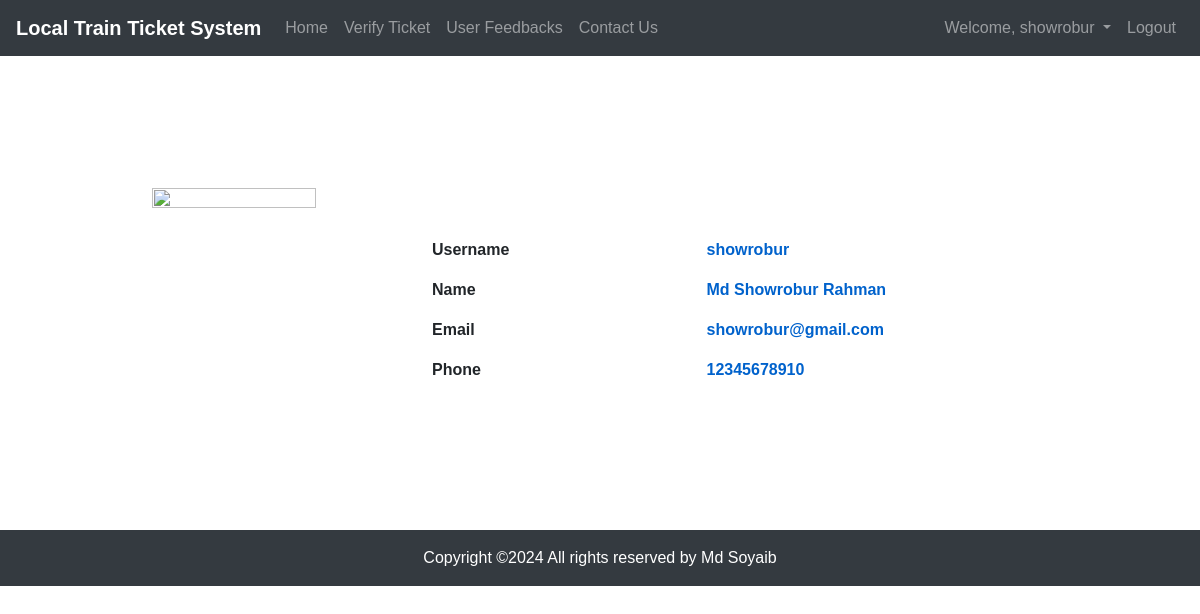
The app's page /profile (signed in) with its own data.
### app/models.py (models this page shows, shortened)
class CustomUser(AbstractUser):
    email = models.EmailField(max_length=100, blank=True, unique=True, null=True)
    phone = models.CharField(verbose_name=_("Mobile phone"), max_length=14, blank=True, null=True, unique=True)
    photo = models.ImageField(verbose_name=_("Photo"), upload_to='users/', blank=True, null=True)
    created_at = models.DateTimeField(auto_now_add=True, blank=True, null=True)
    updated_at = models.DateTimeField(auto_now=True, blank=True, null=True)

### app/views.py (the view)
# urls.py: path('profile', Profile.as_view(), name="profile"),
class Profile(View):
    def get(self, request):
        user = request.user
        if user.is_authenticated:
            return render(request, 'profile.html')
        else:
            return redirect('login')

### templates/profile.html (shortened to what this page needs)
{% extends 'base.html' %}
{% block content %}
    {% if user.is_authenticated %}
        <div class="container emp-profile">
            <form method="post">
                <div class="row">
                    <div class="col-md-4">
                        <div class="profile-img">
                            <img src="https://www.nicepng.com/png/detail/72-729987_big-image-user-clipart-png.png"
                                 alt=""/>
                        </div>
                    </div>
                    <div class="col-md-6" style="padding-top:50px;">
                        <div class="tab-content profile-tab" id="myTabContent">
                            <div class="tab-pane fade show active" id="home" role="tabpanel" aria-labelledby="home-tab">
                                <div class="row">
                                    <div class="col-md-6">
                                        <label>Username</label>
                                    </div>
                                    <div class="col-md-6">
                                        <p>{{ user.username }}</p>
                                    </div>
                                </div>
                                <div class="row">
                                    <div class="col-md-6">
                                        <label>Name</label>
                                    </div>
                                    <div class="col-md-6">
                                        <p>{{ user.first_name }} {{ user.last_name }}</p>
                                    </div>
                                </div>
                                <div class="row">
                                    <div class="col-md-6">
                                        <label>Email</label>
                                    </div>
                                    <div class="col-md-6">
                                        <p>{{ user.email }}</p>
                                    </div>
                                </div>
                                <div class="row">
                                    <div class="col-md-6">
                                        <label>Phone</label>
                                    </div>
                                    <div class="col-md-6">
                                        <p>{{ user.phone }}</p>
                                    </div>
                                </div>
                            </div>
                        </div>
                    </div>
                </div>
            </form>
        </div>
    {% endif %}
{% endblock content %}

### templates/base.html (shortened to what this page needs)
<!DOCTYPE html>
<html lang="en">
<head>
    <link rel="stylesheet" href="/static/css/bootstrap.min.css" type="text/css">
    <link rel="stylesheet" href="/static/css/style.css" type="text/css">
    <link rel="stylesheet" href="https://cdnjs.cloudflare.com/ajax/libs/font-awesome/6.0.0/css/all.min.css" type="text/css">
</head>
<body>
<nav class="navbar navbar-expand-lg navbar-dark bg-dark">
    <a class="navbar-brand" href="{% url 'home' %}"><b>Local Train Ticket System</b></a>
    <div class="collapse navbar-collapse" id="navbarSupportedContent">
        <ul class="navbar-nav mr-auto">
            {% url 'home' as url %}
            <li class="{% if request.path == url %}active{% endif %}">
                <a class="nav-link" href="{% url 'home' %}">Home <span class="sr-only">(current)</span></a>
            </li>
            {% url 'verify_ticket' as url %}
            <li class="{% if request.path == url %}active{% endif %}">
                <a class="nav-link" href="{% url 'verify_ticket' %}">Verify Ticket<span class="sr-only"></a>
            </li>
            {% url 'feedback' as url %}
            <li class="{% if request.path == url %}active{% endif %}">
                <a class="nav-link" href="{% url 'feedback' %}">User Feedbacks</a>
            </li>
            {% url 'contact' as url %}
            <li class="{% if request.path == url %}active{% endif %}">
                <a class="nav-link" href="{% url 'contact' %}">Contact Us</a>
            </li>
        </ul>
        <ul class="navbar-nav">
            {% if user.is_authenticated %}
            <li class="nav-item dropdown">
                <a class="nav-link dropdown-toggle" href="#" id="navbarDropdown" role="button" data-toggle="dropdown"
                   aria-haspopup="true" aria-expanded="false">
                    Welcome, {{user.username}}
                </a>
            </li>
            <li class="nav-item">
                <a class="nav-link" href="{% url 'logout' %}">Logout</a>
            </li>
            {% endif %}
        </ul>
    </div>
</nav>
{% block content %}
{% endblock content %}
<footer class="bg-light text-center text-lg-start mt-2">
    <div class="text-center p-3 bg-dark" style="color:white;">
        Copyright &copy;<script>document.write(new Date().getFullYear());</script>
        All rights reserved by Md Soyaib
    </div>
</footer>
</body>
</html>

### static/css/style.css (style rules this page uses)
body { font-family: "Poppins", sans-serif; height: 110vh; }
a { color: #0b6bbe; display:inline-block; text-decoration: none; font-weight: 400; }
.emp-profile { padding: 3%; margin-top: 8%; margin-bottom: 8%; border-radius: 0.5rem; background: #fff; }
.profile-img { text-align: center; }
.profile-img img { width: 70%; height: 100%; }
.profile-tab label { font-weight: 600; }
.profile-tab p { font-weight: 600; color: #0062cc; }

### records on screen
CustomUser: username "showrobur", first_name "Md Showrobur", last_name "Rahman", email "showrobur@gmail.com", phone "12345678910"
